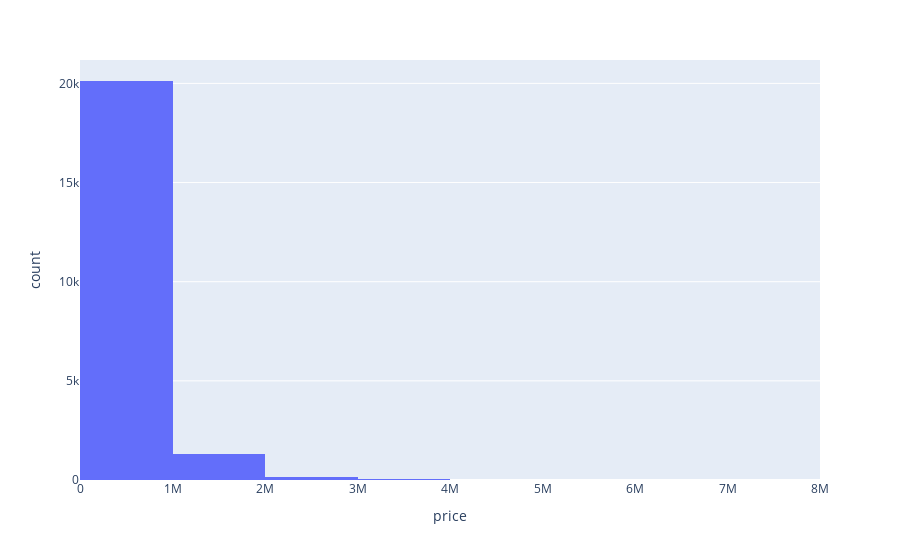

Notebook code cell kept with this figure:
### Code cell
fig2.show()

### Figure 1 — Plotly figure (JSON) as saved in the notebook; plotly's stock layout.template omitted (floating-point values rounded to 4 significant figures; data arrays with more than 128 entries replaced by an {"elided": "..."} marker saying what was removed)
{"data": [{"alignmentgroup": "True", "bingroup": "x", "hovertemplate": "price=%{x}<br>count=%{y}<extra></extra>", "legendgroup": "", "marker": {"color": "#636efa", "pattern": {"shape": ""}}, "name": "", "nbinsx": 15, "offsetgroup": "", "orientation": "v", "showlegend": false, "type": "histogram", "x": {"elided": "21613 int values"}, "xaxis": "x", "yaxis": "y"}], "layout": {"barmode": "relative", "legend": {"tracegroupgap": 0}, "margin": {"t": 60}, "xaxis": {"anchor": "y", "domain": [0, 1], "title": {"text": "price"}}, "yaxis": {"anchor": "x", "domain": [0, 1], "title": {"text": "count"}}}}
